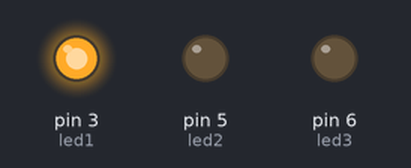
A sketch run on a simulated Arduino Uno, built with avr-gcc and run on an emulated ATmega328P. Parts: output pins drawn as LEDs (lit = HIGH).

Above: at 0.05 s.
At 0.4 s:
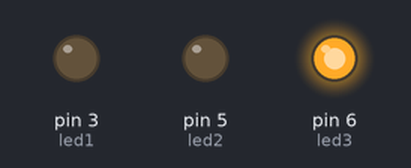
At 0.55 s:
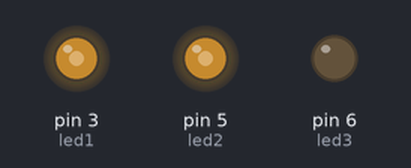
At 0.75 s:
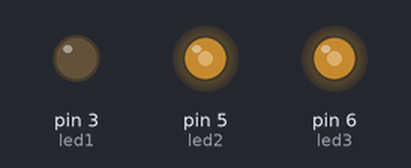
At 1.1 s:
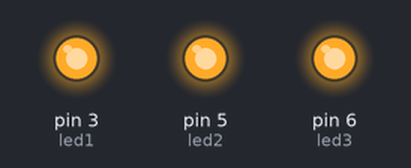
At 1.5 s:
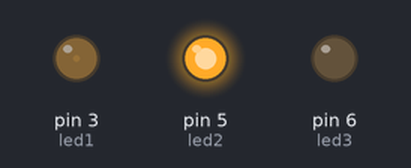
Timing chart, 0 to 3.5 s (numbered marks = the images above):
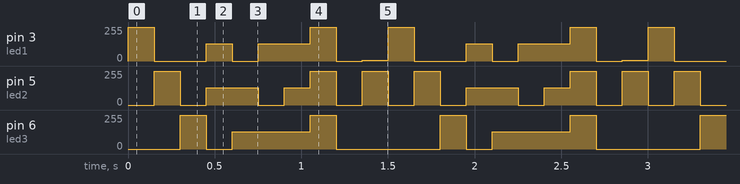

Measured:
- by itself, pin 6 (led3): repeats every 1.5 s: 0/255 0.15 s, 128/255 0.45 s, 255/255 0.15 s, 0/255 0.60 s, 255/255 0.15 s
- by itself, pin 5 (led2): repeats every 1.5 s: 0/255 0.15 s, 128/255 0.30 s, 0/255 0.15 s, 128/255 0.15 s, 2 × (255/255 0.15 s, 0/255 0.15 s), 255/255 0.15 s
- by itself, pin 3 (led1): repeats every 1.5 s: 0/255 0.30 s, 128/255 0.15 s, 0/255 0.15 s, 128/255 0.30 s, 255/255 0.15 s, 0/255 0.15 s, 6/255 0.15 s, 255/255 0.15 s

The sketch:

labo5_2.ino
```cpp
int led1 = 3;
int led2 = 5;
int led3 = 6;

int waardenR[] = {255,0,0,128,0,128,128,255,0};
int waardenB[] = {0,255,0,128,128,0,128,255,0};
int waardenG[] = {0,0,255,0,128,128,128,255,0};

void setup() {
  // put your setup code here, to run once:
  pinMode(led1, OUTPUT);
  pinMode(led2, OUTPUT);
  pinMode(led3, OUTPUT);
}

void loop() {
  // put your main code here, to run repeatedly:
  for(int i = 0; i<10; i++)
  {
    analogWrite(led1, waardenR[i]);
    analogWrite(led2, waardenB[i]);
    analogWrite(led3, waardenG[i]);
    delay(150);
  }
}
```
